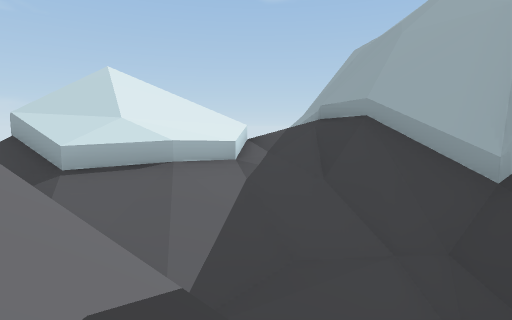
View 1 (above)

24 first-person views from a walk through a 3-D level made in the Unity game engine. The camera is 1.2 m above the floor, tilts 6° down and sees 80° across. Doors are open. The floor is counted in squares, 2 m on a side. Each view is taken from the middle of a square. On the plan, view 1 faces up. The plan holds only what a view shows up to about 9 squares ahead; the rest is blank. The place goes on beyond the plan. The player is left out.

View 2
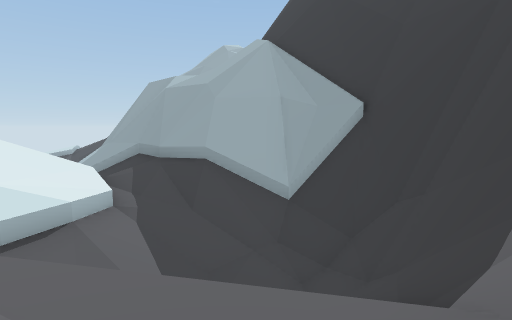

View 3
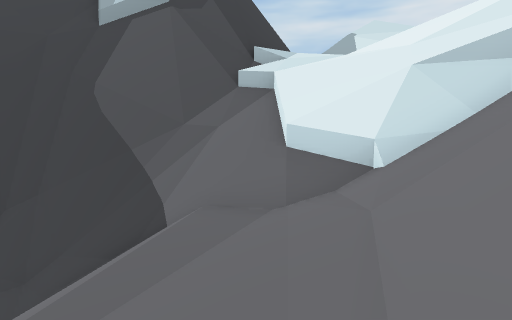

View 4
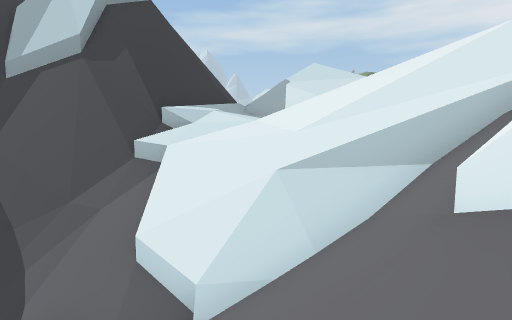

View 5
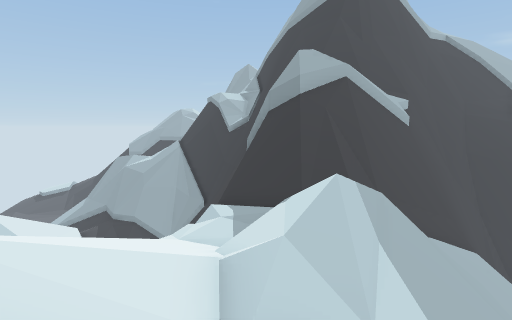

View 6
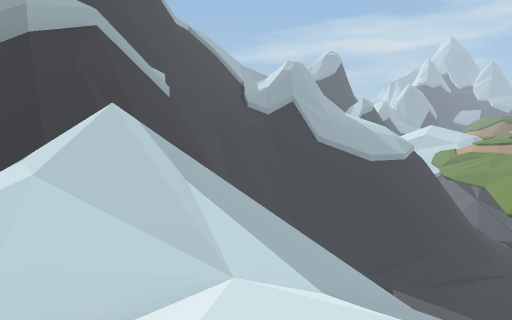

View 7
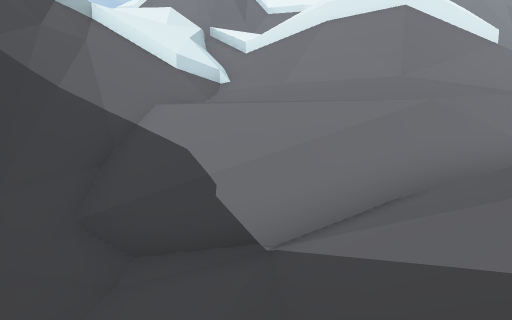

View 8
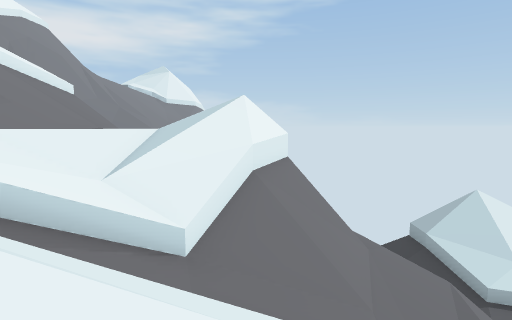

View 9
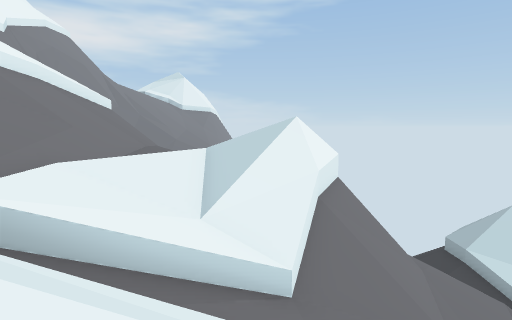

View 10
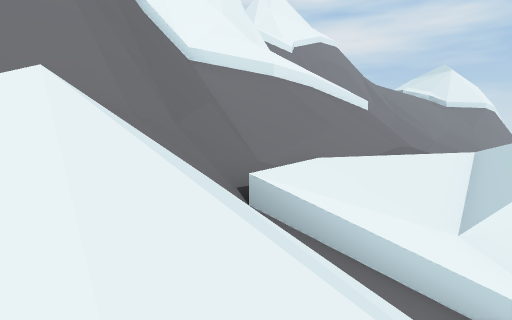

View 11
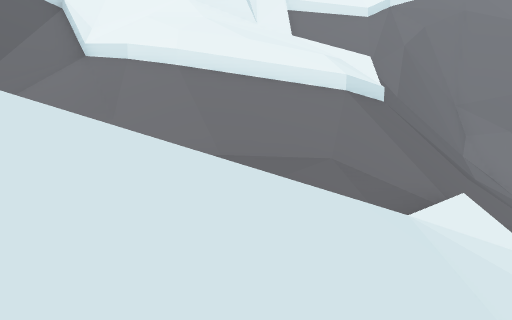

View 12
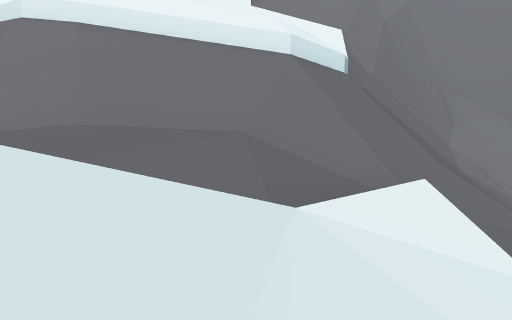

View 13
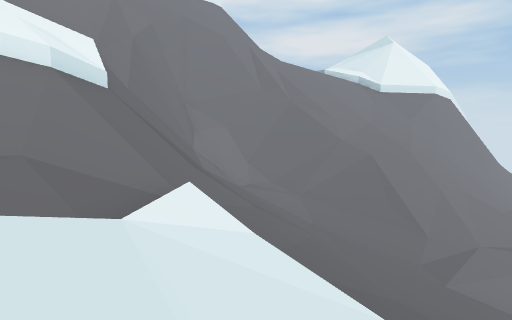

View 14
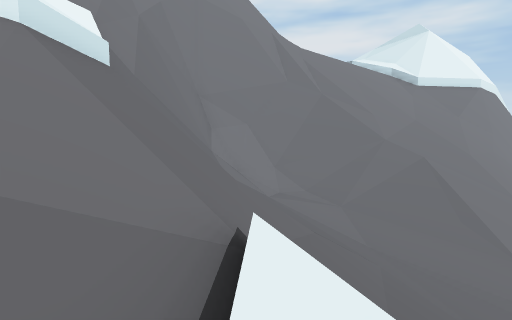

View 15
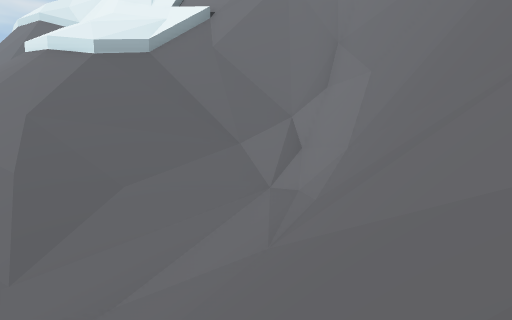

View 16
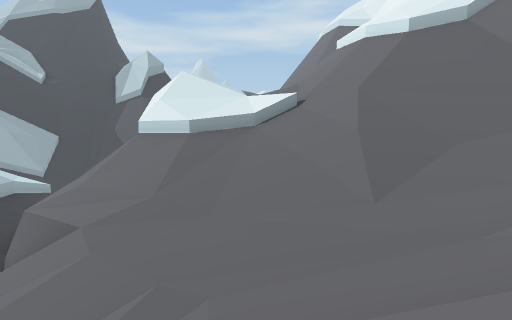

View 17
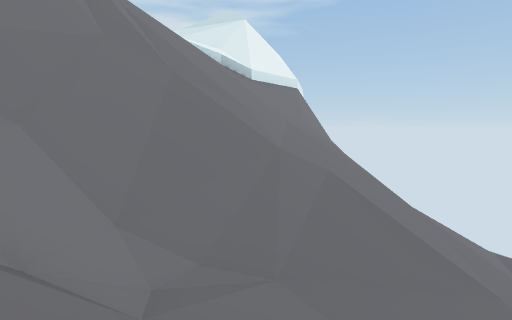

View 18
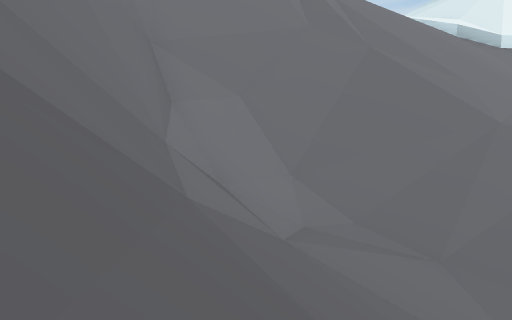

View 19
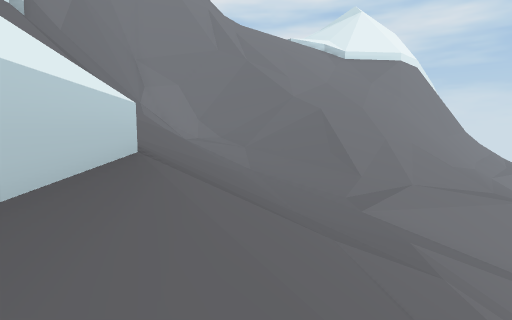

View 20
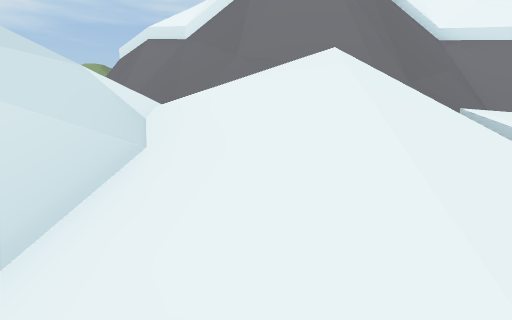

View 21
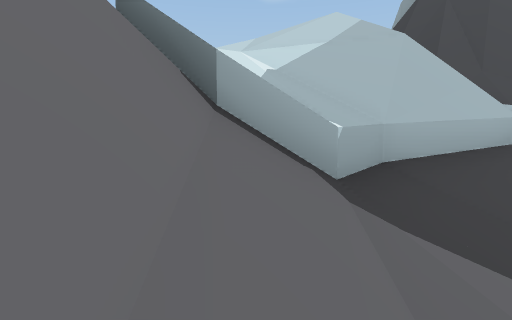

View 22
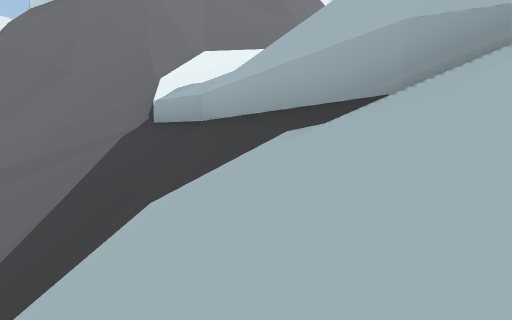

View 23
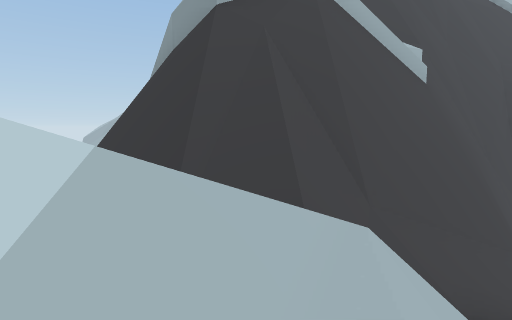

View 24
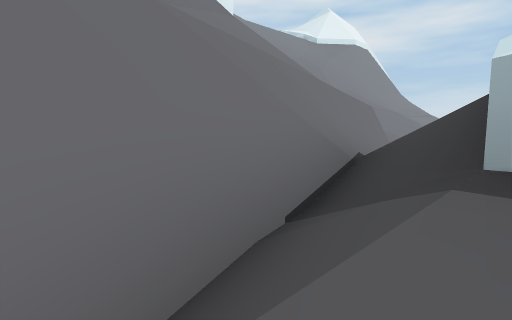

### Floor plan
Key: @ floor where view 1 was taken; # wall or solid block; . main floor; - floor 0.75 m lower than the main floor; _ floor 1.75 m lower than the main floor; < floor 3.25 m lower than the main floor; : floor 4 m higher than the main floor; + floor 4.75 m higher than the main floor; * floor 5.5 m higher than the main floor; ( floor 5.75 m lower than the main floor; ! floor 6.5 m lower than the main floor; / step, stairs or slope; = window, fence, low wall or low ledge; ^ raised ledge; v drop or lower ground.
Columns run from 26 left of view 1 to 6 right of it. Each row starts with its distance up from view 1.
 11        //
 10      //////
  9      ///////                #
  8 // ///////////          #^//#
  7 /////////////////#   ## #^</##
  6 ////#////---//////v#//###^///#
  5 ///##///...////////##=#^/////#
  4 //v#///./////////////##//////#
  3 /vv#/////////////vv/////#=(//#
  2  v #////////v/////+##////#/!/#
  1    #///////////////##///////##
  0    ##////////// ////////_/@##
 -1    ####////////*////////=####
 -2       #####^///*/*///////vv#
 -3            #^///+//////////##
 -4             #^///=//////://##
 -5              #///////=///++=#
 -6              ##/////v///////#
 -7               #/##///////// ####
 -8               ######//////// //##
 -9                    ##////#//////#
-10                     #////////////
-11                     #/v////#///
-12                     #v#///////
-13                     #v##=////
-14                     ####//// _/
-15                        #///  /v

Positions as (right, up) in squares from view 1, and headings:
1: (0, 0), facing up
2: (-3, -1), facing up-right
3: (-5, 2), facing down-right
4: (-6, 0), facing down-right
5: (-5, -11), facing up-right
6: (-4, -10), facing right
7: (2, 5), facing down-left
8: (-2, -5), facing up-left
9: (-3, -6), facing up-left
10: (-3, -6), facing left
11: (-9, 2), facing down-left
12: (-11, 2), facing down-left
13: (-10, 2), facing left
14: (-12, 1), facing left
15: (-21, 7), facing down
16: (-20, 8), facing down-right
17: (-18, 0), facing up-left
18: (-17, 1), facing left
19: (-10, 4), facing left
20: (-1, -5), facing down-left
21: (-2, -15), facing up
22: (4, -11), facing left
23: (0, -9), facing up-right
24: (-2, 4), facing left
